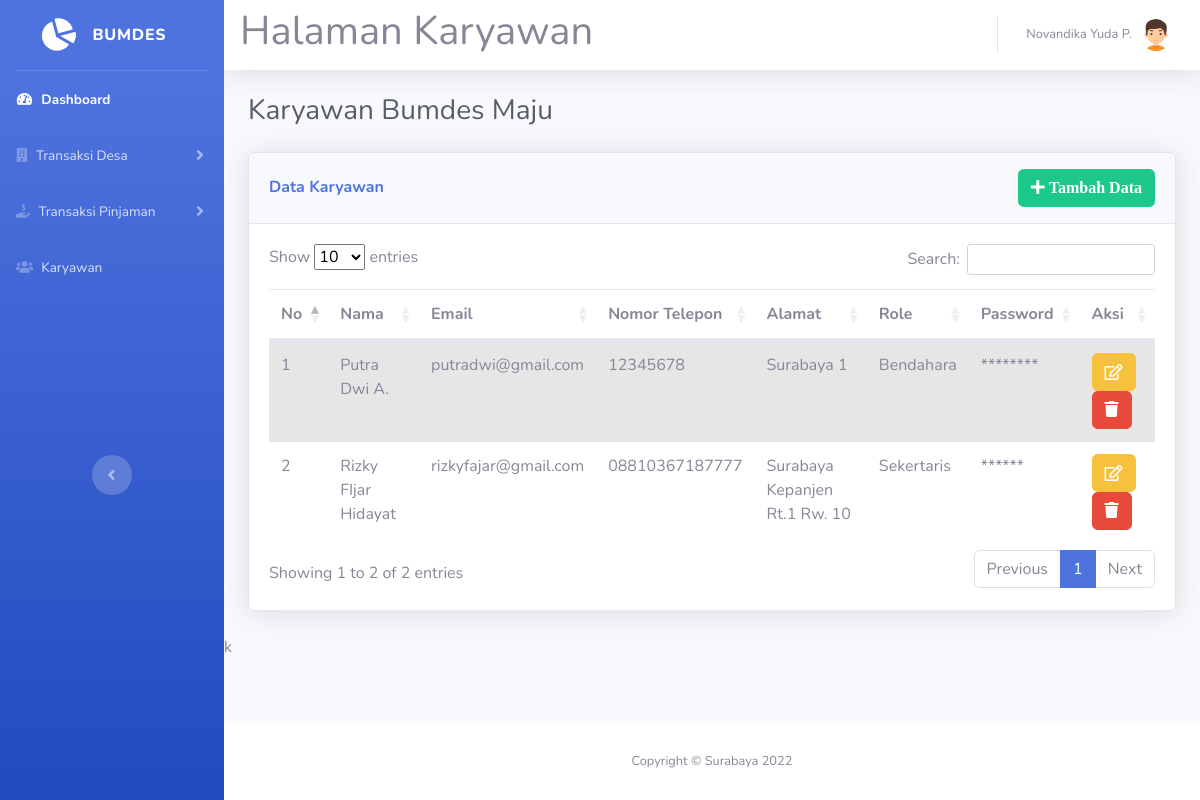
The app's page /karyawan.php (signed in) with its own data.
### tables this page shows
CREATE TABLE `karyawan` (
  `id_karyawan` int(11) NOT NULL,
  `nama` varchar(40) NOT NULL,
  `email` varchar(40) NOT NULL,
  `pass` varchar(40) NOT NULL,
  `no_telepon` varchar(20) NOT NULL,
  `alamat` varchar(100) NOT NULL,
  `role` varchar(50) NOT NULL
);

### karyawan.php (the view, shortened to what this page needs)
<!DOCTYPE html>
<html lang="en">
<head>
    <link href="vendor/fontawesome-free/css/all.min.css" rel="stylesheet" type="text/css">
    <link rel="stylesheet" type="text/css" href="DataTables-1.12.1/css/dataTables.bootstrap5.min.css"/>
    <link href="css/sb-admin-2.min.css" rel="stylesheet">
</head>
<body id="page-top">
<?php
    require ('koneksi.php');
    require ('sidebar.php');
?>
    <div id="content">
        <nav class="navbar navbar-expand navbar-light bg-white topbar mb-4 static-top shadow">
            <h1>Halaman Karyawan</h1>
    <?php require 'user.php'; ?>
        </nav>
            <div class="container-fluid">
                <div class="d-sm-flex align-items-center justify-content-between mb-4">
                    <h1 class="h3 mb-0 text-gray-800">Karyawan Bumdes Maju</h1>
                </div>
                <div class="row">
                    <div class="col-lg-12">
                        <div class="card shadow mb-4">
                            <div class="card-header py-3 d-flex flex-row align-items-center justify-content-between">
                                <h6 class="m-0 font-weight-bold text-primary">Data Karyawan</h6>
                                <button type="button" class="btn btn-success" data-toggle="modal" data-target="#myKaryawanTambah"><i class="fa fa-plus"> Tambah Data</i></button>
                            </div>
                            <div class="card-body">
                                <div class="table-responsive">
                                    <table class="table table-striped w-100" id="dataTable">
                                        <thead>
                                            <tr>
                                                <th>No</th>
                                                <th>Nama</th>
                                                <th>Email</th>
                                                <th>Nomor Telepon</th>
                                                <th>Alamat</th>
                                                <th>Role</th>
                                                <th>Password</th>
                                                <th>Aksi</th>
                                            </tr>
                                        </thead>
                                        <tbody>
                                            <?php
                                                $data = mysqli_query($koneksi, 'SELECT * FROM karyawan WHERE id_karyawan > 1');
                                                $no = 1;
                                                foreach($data as $d):
                                            ?>
                                            <tr>
                                                <td><?= $no++; ?></td>
                                                <td><?= $d['nama']; ?></td>
                                                <td><?= $d['email']; ?></td>
                                                <td><?= $d['no_telepon']; ?></td>
                                                <td><?= $d['alamat']; ?></td>
                                                <td><?= $d['role']; ?></td>
                                                <td><?= str_repeat('*', strlen($d['pass'])); ?></td>
                                                <td>
                                                    <button class="btn btn-warning fa fa-edit" data-toggle="modal" data-target="#myKaryawanEdit<?= $d['id_karyawan'] ?>"></button>
                                                    <a href="hapus_karyawan.php?id_karyawan=<?= $d['id_karyawan']; ?>" onclick="return confirm('Anda ingin menghapus?')" class="btn btn-danger"><i class="fa fa-trash"></i></a>
                                                </td>
                                            </tr>
                                            <?php endforeach; ?>
                                        </tbody>
                                    </table>
                                </div>
                            </div>
                        </div>
                    </div>
                </div>
            </div>
            k
            <?php
                $data = mysqli_query($koneksi, "SELECT * FROM karyawan WHERE id_karyawan > 1");
                foreach($data as $d):
            ?>
            </div>
            <?php endforeach; ?>
        </div>
    <?php require 'footer.php'?>
    </body>
</html>

### records on screen
karyawan: nama "Putra Dwi A.", email "putradwi@gmail.com", no_telepon "12345678", alamat "Surabaya 1", role "Bendahara", pass "********"
karyawan: nama "Rizky FIjar Hidayat", email "rizkyfajar@gmail.com", no_telepon "08810367187777", alamat "Surabaya Kepanjen Rt.1 Rw. 10", role "Sekertaris", pass "******"

### other values on screen
$_SESSION['nama'] "Novandika Yuda P."
